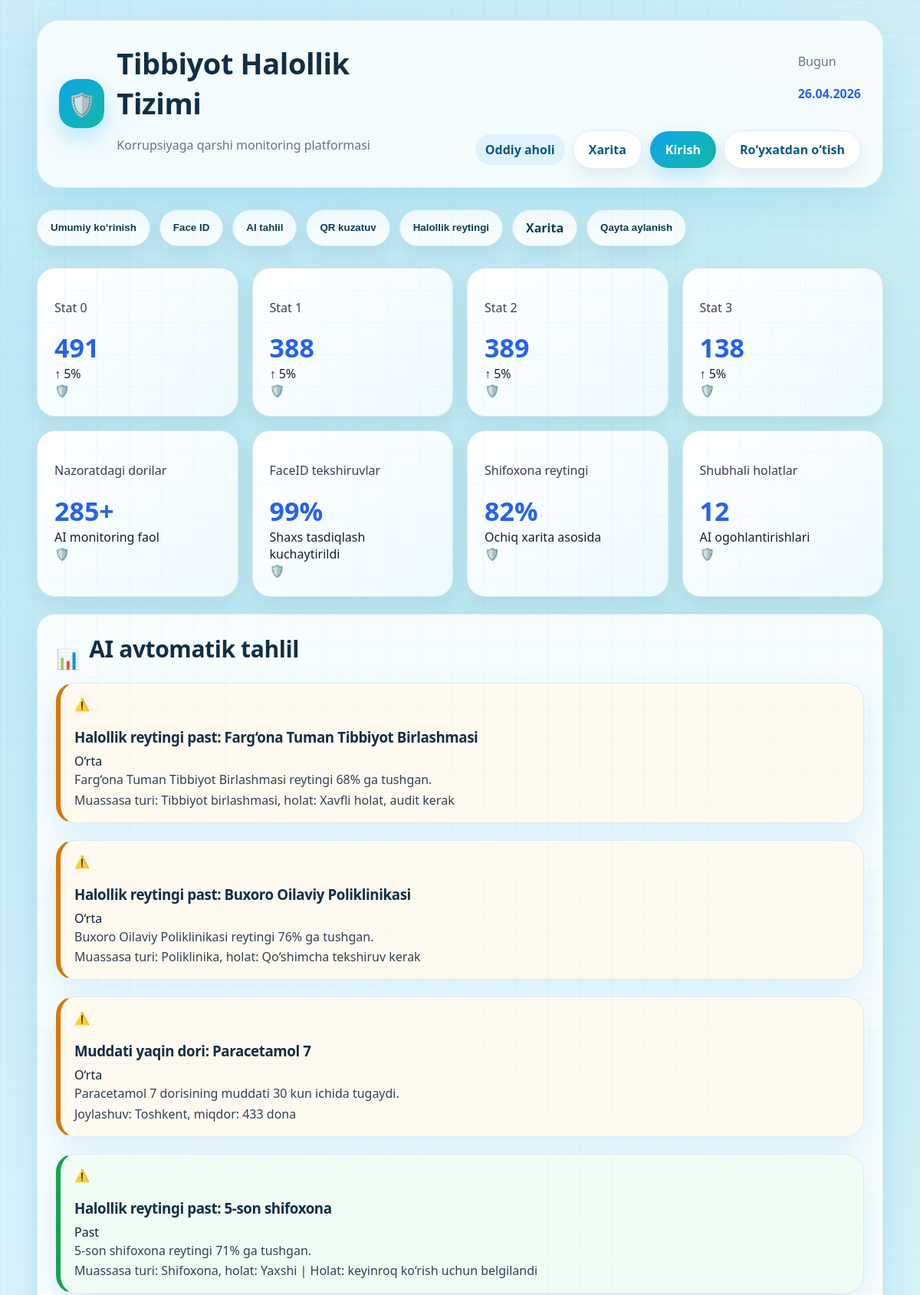
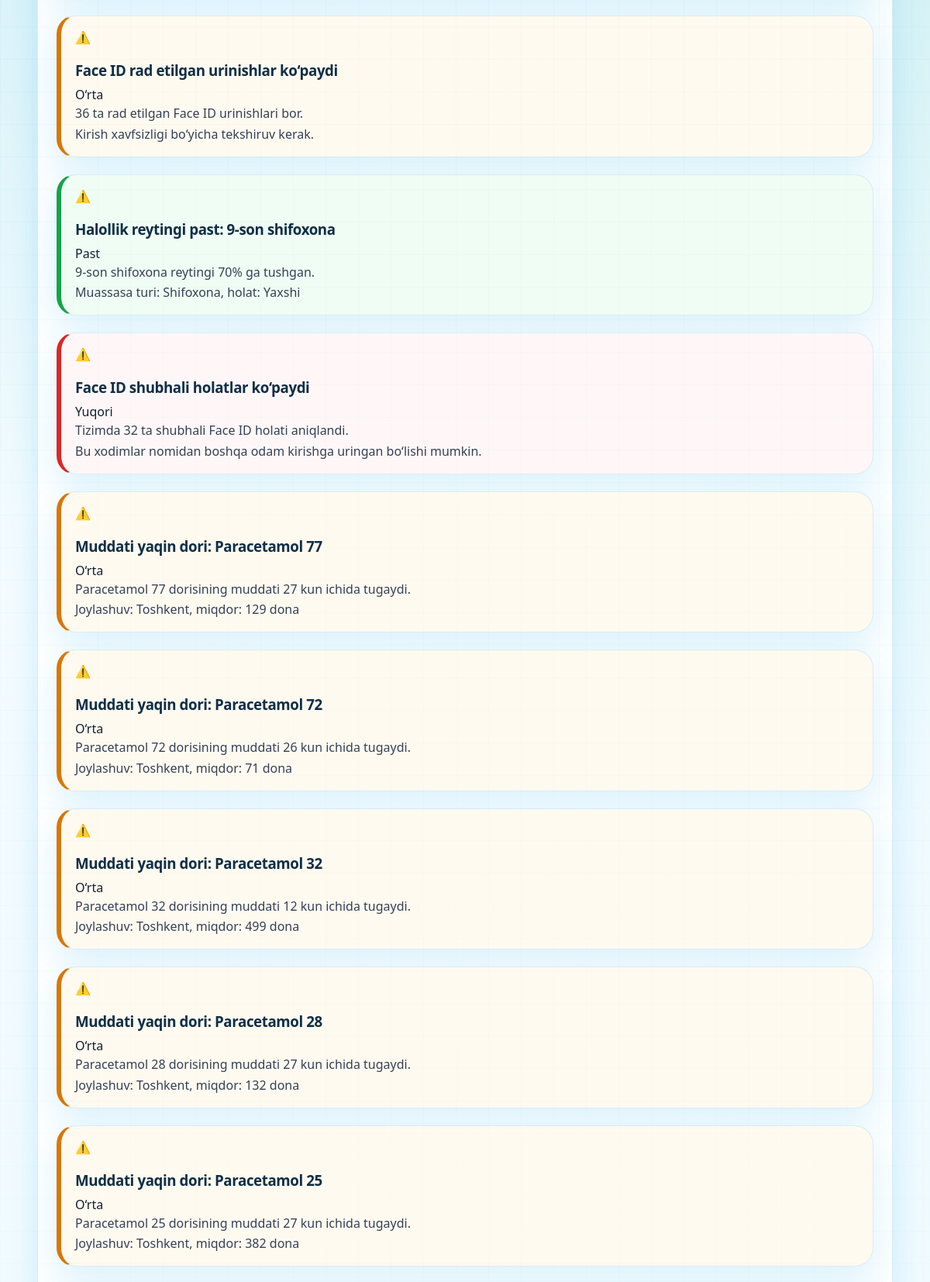
The page / (upper part) on the database its author committed (2 pictures, top to bottom).
### app/models.py (models this page shows, shortened)
class DashboardStat(models.Model):
    title = models.CharField(max_length=100)
    value = models.CharField(max_length=50)
    trend = models.CharField(max_length=100)
    trend_type = models.CharField(max_length=20, choices=[('positive', 'Positive'), ('negative', 'Negative')])

class AIAlert(models.Model):
    title = models.CharField(max_length=200)
    description = models.TextField()
    details = models.CharField(max_length=255, blank=True)
    severity = models.CharField(max_length=20, choices=[('high', 'Yuqori'), ('medium', 'O‘rta'), ('low', 'Past')])
    created_at = models.DateTimeField(auto_now_add=True)
    is_resolved = models.BooleanField(default=False)

### app/views.py (the view)
# urls.py: path('', views.home, name='home'),
def home(request):
    assert isinstance(request, HttpRequest)
    ensure_demo_data()
    run_ai_analysis()
    qr_query = request.GET.get('qr', '').strip()
    medicines = Medicine.objects.filter(qr_code__icontains=qr_query) if qr_query else Medicine.objects.all()[:20]
    context = {
        'title': 'Tibbiyot Halollik Tizimi',
        'year': datetime.now().year,
        'today': datetime.now().strftime('%d.%m.%Y'),
        'dashboard_stats': DashboardStat.objects.all(),
        'face_records': FaceIDRecord.objects.select_related('institution', 'user').all().order_by('-checked_time')[:50],
        'face_attempts': FaceIDAttempt.objects.select_related('user').all().order_by('-created_at')[:30],
        'ai_alerts': AIAlert.objects.filter(is_resolved=False).order_by('-created_at')[:30],
        'medicines': medicines,
        'institutions': Institution.objects.all().order_by('-rating'),
        'expiration_records': ExpirationMonitoring.objects.select_related('medicine').filter(medicine__quantity__gt=0),
        'recent_prescriptions': Prescription.objects.select_related('doctor', 'patient', 'medicine').order_by('-created_at')[:10],
        'recent_claims': MedicineClaim.objects.select_related('prescription__patient', 'prescription__medicine').order_by('-created_at')[:10],
        'qr_query': qr_query,
        'is_admin': get_user_role(request.user) == 'admin',
        'is_doctor': get_user_role(request.user) == 'doctor',
        'is_pharmacy': get_user_role(request.user) == 'pharmacy',
        'is_citizen': get_user_role(request.user) == 'citizen',
        'can_change_data': can_change_data(request.user),
        'can_delete_medicine': can_delete_medicine(request.user),
    }
    map_items = []
    for i, inst in enumerate(Institution.objects.all().order_by('-rating')):
        lat, lng = institution_coords(inst, i)
        map_items.append({
            'name': inst.name,
            'type': inst.institution_type,
            'rating': inst.rating,
            'status': inst.status,
            'state': get_rating_state(inst.rating),
            'complaints': inst.complaints,
            'checks': inst.checks_count,
            'lat': lat,
            'lng': lng,
        })
    context['institutions_map_json'] = json.dumps(map_items, ensure_ascii=False)
    return render(request, 'app/index.html', context)

### app/views.py (called while the page is built, shortened)
def get_user_role(user):
    if not user.is_authenticated:
        return 'citizen'

def can_change_data(user):
    return user.is_authenticated and (user.is_superuser or user_in_group(user, 'admin') or user_in_group(user, 'doctor') or user_in_group(user, 'pharmacy'))

def can_delete_medicine(user):
    return user.is_authenticated and (user.is_superuser or user_in_group(user, 'admin') or user_in_group(user, 'pharmacy'))

def institution_coords(inst, index=0):
    if inst.latitude and inst.longitude:
        return float(inst.latitude), float(inst.longitude)
    text = f'{inst.name} {inst.address} {inst.region} {inst.status}'.lower()
    for key, coords in UZ_REGION_COORDS.items():
        if key in text:
            return coords
    fallback = list(UZ_REGION_COORDS.values())
    return fallback[index % len(fallback)]

def get_rating_state(rating):
    if rating >= 85:
        return 'Yaxshi'
    if rating >= 70:
        return 'O‘rta nazorat'
    return 'Xavfli / tekshiruv kerak'

### app/templates/app/index.html (shortened to what this page needs)
<!DOCTYPE html>
{% load static %}
<html lang="uz">
<head>
    <link rel="stylesheet" href="{% static 'app/content/style.css' %}">
</head>
<body>
    <header class="header">
        <div class="container">
            <div class="header-content">
                <div class="header-left">
                    <div class="logo">🛡️</div>
                    <div class="header-title">
                        <h1>Tibbiyot Halollik Tizimi</h1>
                        <p>Korrupsiyaga qarshi monitoring platformasi</p>
                    </div>
                </div>
                <div class="header-right">
                    <div>
                        <p class="date-label">Bugun</p>
                        <p class="date-value">{{ today }}</p>
                    </div>
                    <div class="user-info">
                        <span class="user-role">
                            {% if request.user.is_authenticated %}
                            {{ request.user.username }} |
                            {% if is_admin %}Admin
                            {% elif is_doctor %}Shifokor
                            {% elif is_pharmacy %}Dorixona
                            {% else %}Oddiy aholi
                            {% endif %}
                            {% else %}
                            Oddiy aholi
                            {% endif %}
                        </span>
                        <a href="{% url 'institutions_map' %}" class="btn-secondary">Xarita</a>
                        {% if request.user.is_authenticated %}
                        <a href="{% url 'logout' %}" class="btn-secondary">Chiqish</a>
                        {% else %}
                        <a href="{% url 'login' %}" class="btn-primary">Kirish</a>
                        <a href="{% url 'register' %}" class="btn-secondary">Ro‘yxatdan o‘tish</a>
                        {% endif %}
                    </div>
                </div>
            </div>
        </div>
    </header>
    <nav class="navigation">
        <div class="container">
            <div class="nav-tabs">
                <button class="nav-tab active" data-tab="overview">Umumiy ko‘rinish</button>
                <button class="nav-tab" data-tab="faceid">Face ID</button>
                <button class="nav-tab" data-tab="ai">AI tahlil</button>
                <button class="nav-tab" data-tab="qr">QR kuzatuv</button>
                <button class="nav-tab" data-tab="rating">Halollik reytingi</button>
                <a class="nav-tab" href="{% url 'institutions_map' %}" style="text-decoration:none;">Xarita</a>
                <button class="nav-tab" data-tab="expiration">Qayta aylanish</button>
            </div>
        </div>
    </nav>
    <main class="main-content">
        <div class="container">
            <div id="overview-tab" class="tab-content active">
                <div class="dashboard-stats">
                    {% for stat in dashboard_stats %}
                    <div class="stat-card">
                        <div class="stat-content">
                            <p class="stat-title">{{ stat.title }}</p>
                            <div class="stat-value">{{ stat.value }}</div>
                            <div class="stat-trend {{ stat.trend_type }}">{{ stat.trend }}</div>
                        </div>
                        <div class="stat-icon shield">🛡️</div>
                    </div>
                    {% endfor %}
                </div>
                <div class="card">
                    <div class="card-header">
                        <div class="card-title-group">
                            <span class="icon-purple">📊</span>
                            <h2>AI avtomatik tahlil</h2>
                        </div>
                    </div>
                    {% for alert in ai_alerts %}
                    <div class="ai-alert {{ alert.severity }}">
                        <div class="alert-header">
                            <div class="alert-title">
                                <span>⚠️</span>
                                <h3>{{ alert.title }}</h3>
                            </div>
                            <span class="severity-badge {{ alert.severity }}">
                                {{ alert.get_severity_display }}
                            </span>
                        </div>
                        <p class="alert-description">{{ alert.description }}</p>
                        <p class="alert-details">{{ alert.details }}</p>
                    </div>
                    {% empty %}
                    <p>AI ogohlantirishlar yo‘q.</p>
                    {% endfor %}
                </div>
            </div>
        </div>
    </main>
</body>
</html>

### app/static/app/content/style.css (style rules this page uses)
:root { --primary:#0ea5e9;--primary2:#2563eb;--secondary:#14b8a6;--accent:#7c3aed;--bg:#f6fbff;--surface:#ffffff;--surface2:#f0fbff;--text:#102033;--muted:#64748b;--border:#d8ecf7;--success:#16a34a;--warning:#d97706;--danger:#dc2626;--shadow:0 18px 45px rgba(14,165,233,.14);--shadow2:0 10px 25px rgba(15,60,85,.08);--radius:24px }
* { box-sizing:border-box }
html { scroll-behavior:smooth }
body { margin:0;font-family:"Segoe UI",Arial,sans-serif;color:var(--text);background:radial-gradient(circle at 8% 6%,rgba(14,165,233,.20),transparent 28%),radial-gradient(circle at 92% 12%,rgba(20,184,166,.18),transparent 30%),radial-gradient(circle at 50% 100%,rgba(124,58,237,.10),transparent 34%),linear-gradient(135deg,#fbfeff,#effaff 50%,#f7fffd);min-height:100vh }
body:before { content:"";position:fixed;inset:0;pointer-events:none;background-image:linear-gradient(rgba(14,165,233,.05) 1px,transparent 1px),linear-gradient(90deg,rgba(14,165,233,.05) 1px,transparent 1px);background-size:42px 42px;mask-image:linear-gradient(to bottom,black,transparent 75%) }
a { text-decoration:none;color:inherit }
.container { width:min(1180px,92%);margin:0 auto }
.header { padding:26px 0 16px }
.header-content { background:rgba(255,255,255,.82);backdrop-filter:blur(18px);border:1px solid rgba(216,236,247,.9);border-radius:30px;box-shadow:var(--shadow);padding:24px 28px;display:flex;align-items:center;justify-content:space-between;gap:18px }
.header-left { display:flex;align-items:center;gap:16px }
.logo { width:64px;height:64px;border-radius:22px;display:grid;place-items:center;font-size:30px;background:linear-gradient(135deg,var(--primary),var(--secondary));color:#fff;box-shadow:0 12px 30px rgba(14,165,233,.28) }
h1,h2,h3 { color:#0f2f46;letter-spacing:-.4px }
h1 { margin:.1em 0;font-size:clamp(26px,4vw,38px) }
h2 { font-size:clamp(22px,3vw,30px);margin-top:0 }
h3 { margin-bottom:8px }
.header-title p,.date-label,.muted,.hint { color:var(--muted) }
p { color:#334155;line-height:1.65 }
.date-value { font-weight:800;color:var(--primary2) }
.navigation { margin:12px 0 28px }
.nav-tabs,.navigation .container { display:flex;gap:12px;flex-wrap:wrap }
.nav-tab,.nav-link,.navigation a { padding:12px 17px;border-radius:999px;background:rgba(255,255,255,.88);border:1px solid var(--border);color:#0f3c55;font-weight:700;box-shadow:var(--shadow2);transition:.22s }
.card,section,.panel,.form-box,.ai-alert,.verification-record,.claim-card { background:rgba(255,255,255,.88);border:1px solid rgba(216,236,247,.95);border-radius:var(--radius);box-shadow:var(--shadow);padding:24px;margin-bottom:22px }
.stat-card { background:linear-gradient(135deg,#fff,#eefaff);border:1px solid var(--border);border-radius:24px;padding:22px;box-shadow:var(--shadow2);transition:.22s }
.stat-card .number,.stat-value { font-size:34px;font-weight:900;color:var(--primary2) }
.btn-primary,.btn-secondary,button,input[type=submit],.btn { border:none;cursor:pointer;display:inline-flex;align-items:center;justify-content:center;gap:8px;padding:13px 20px;border-radius:999px;font-weight:800;transition:.22s }
.btn-primary,button,input[type=submit] { color:#fff;background:linear-gradient(135deg,var(--primary),var(--secondary));box-shadow:0 12px 28px rgba(14,165,233,.25) }
.btn-secondary { color:#075985;background:#fff;border:1px solid var(--border);box-shadow:var(--shadow2) }
.ai-alert { border-left:6px solid var(--primary);padding:16px 18px }
.ai-alert.high,.alert-error,.error { border-left-color:var(--danger);background:#fff7f7 }
.ai-alert.medium,.warning { border-left-color:var(--warning);background:#fffaf0 }
.ai-alert.low,.alert-success,.message,.success-msg { border-left-color:var(--success);background:#f0fdf4 }
.header-right { display:flex;align-items:center;gap:18px;flex-wrap:wrap;justify-content:flex-end }
.user-info { display:flex;align-items:center;gap:10px;flex-wrap:wrap }
.user-role { padding:9px 13px;border-radius:999px;background:#e0f2fe;color:#075985;font-weight:800 }
.dashboard-stats { display:grid;grid-template-columns:repeat(auto-fit,minmax(220px,1fr));gap:18px;margin-bottom:22px }
.card-header { display:flex;justify-content:space-between;align-items:center;gap:12px;flex-wrap:wrap }
.card-title-group { display:flex;align-items:center;gap:12px }
.tab-content { display:none }
.tab-content.active { display:block }
.alert-description,.alert-details { margin:0 }
.icon-purple,.icon-blue { font-size:25px }
.main-content { padding-bottom:18px }

### rows shown on the page
DashboardStat: title "Stat 0", value "491", trend "↑ 5%"
DashboardStat: title "Stat 1", value "388", trend "↑ 5%"
DashboardStat: title "Stat 2", value "389", trend "↑ 5%"
DashboardStat: title "Stat 3", value "138", trend "↑ 5%"
DashboardStat: title "Nazoratdagi dorilar", value "285+", trend "AI monitoring faol"
DashboardStat: title "FaceID tekshiruvlar", value "99%", trend "Shaxs tasdiqlash kuchaytirildi"
DashboardStat: title "Shifoxona reytingi", value "82%", trend "Ochiq xarita asosida"
DashboardStat: title "Shubhali holatlar", value "12", trend "AI ogohlantirishlari"
AIAlert: title "Halollik reytingi past: Farg‘ona Tuman Tibbiyot Birlashmasi", severity "O‘rta", description "Farg‘ona Tuman Tibbiyot Birlashmasi reytingi 68% ga tushgan.", details "Muassasa turi: Tibbiyot birlashmasi, holat: Xavfli holat, audit kerak"
AIAlert: title "Halollik reytingi past: Buxoro Oilaviy Poliklinikasi", severity "O‘rta", description "Buxoro Oilaviy Poliklinikasi reytingi 76% ga tushgan.", details "Muassasa turi: Poliklinika, holat: Qo‘shimcha tekshiruv kerak"
AIAlert: title "Muddati yaqin dori: Paracetamol 7", severity "O‘rta", description "Paracetamol 7 dorisining muddati 30 kun ichida tugaydi.", details "Joylashuv: Toshkent, miqdor: 433 dona"
AIAlert: title "Halollik reytingi past: 5-son shifoxona", severity "Past", description "5-son shifoxona reytingi 71% ga tushgan.", details "Muassasa turi: Shifoxona, holat: Yaxshi | Holat: keyinroq ko‘rish uchun belgilandi"
AIAlert: title "Face ID rad etilgan urinishlar ko‘paydi", severity "O‘rta", description "36 ta rad etilgan Face ID urinishlari bor.", details "Kirish xavfsizligi bo‘yicha tekshiruv kerak."
AIAlert: title "Halollik reytingi past: 9-son shifoxona", severity "Past", description "9-son shifoxona reytingi 70% ga tushgan.", details "Muassasa turi: Shifoxona, holat: Yaxshi"
AIAlert: title "Face ID shubhali holatlar ko‘paydi", severity "Yuqori", description "Tizimda 32 ta shubhali Face ID holati aniqlandi.", details "Bu xodimlar nomidan boshqa odam kirishga uringan bo‘lishi mumkin."
AIAlert: title "Muddati yaqin dori: Paracetamol 77", severity "O‘rta", description "Paracetamol 77 dorisining muddati 27 kun ichida tugaydi.", details "Joylashuv: Toshkent, miqdor: 129 dona"
AIAlert: title "Muddati yaqin dori: Paracetamol 72", severity "O‘rta", description "Paracetamol 72 dorisining muddati 26 kun ichida tugaydi.", details "Joylashuv: Toshkent, miqdor: 71 dona"
AIAlert: title "Muddati yaqin dori: Paracetamol 32", severity "O‘rta", description "Paracetamol 32 dorisining muddati 12 kun ichida tugaydi.", details "Joylashuv: Toshkent, miqdor: 499 dona"
AIAlert: title "Muddati yaqin dori: Paracetamol 28", severity "O‘rta", description "Paracetamol 28 dorisining muddati 27 kun ichida tugaydi.", details "Joylashuv: Toshkent, miqdor: 132 dona"
AIAlert: title "Muddati yaqin dori: Paracetamol 25", severity "O‘rta", description "Paracetamol 25 dorisining muddati 27 kun ichida tugaydi.", details "Joylashuv: Toshkent, miqdor: 382 dona"
